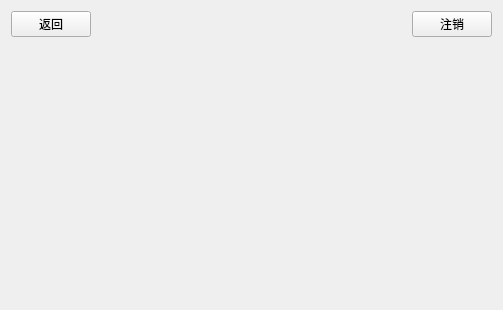
<?xml version="1.0" encoding="UTF-8"?>
<ui version="4.0">
 <class>MasterView</class>
 <widget class="QWidget" name="MasterView">
  <property name="geometry">
   <rect>
    <x>0</x>
    <y>0</y>
    <width>503</width>
    <height>310</height>
   </rect>
  </property>
  <property name="windowTitle">
   <string>MasterView</string>
  </property>
  <layout class="QVBoxLayout" name="verticalLayout">
   <item>
    <layout class="QHBoxLayout" name="horizontalLayout">
     <item>
      <widget class="QPushButton" name="btBack">
       <property name="text">
        <string>返回</string>
       </property>
      </widget>
     </item>
     <item>
      <spacer name="horizontalSpacer">
       <property name="orientation">
        <enum>Qt::Orientation::Horizontal</enum>
       </property>
       <property name="sizeHint" stdset="0">
        <size>
         <width>40</width>
         <height>20</height>
        </size>
       </property>
      </spacer>
     </item>
     <item>
      <widget class="QLabel" name="labelTitle">
       <property name="text">
        <string/>
       </property>
      </widget>
     </item>
     <item>
      <spacer name="horizontalSpacer_2">
       <property name="orientation">
        <enum>Qt::Orientation::Horizontal</enum>
       </property>
       <property name="sizeHint" stdset="0">
        <size>
         <width>40</width>
         <height>20</height>
        </size>
       </property>
      </spacer>
     </item>
     <item>
      <widget class="QPushButton" name="btLogout">
       <property name="text">
        <string>注销</string>
       </property>
      </widget>
     </item>
    </layout>
   </item>
   <item>
    <widget class="QStackedWidget" name="stackedWidget"/>
   </item>
  </layout>
 </widget>
 <resources/>
 <connections/>
</ui>
